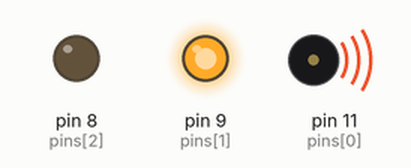
A sketch run on a simulated Arduino Uno, built with avr-gcc and run on an emulated ATmega328P. On the bench: output pins drawn as LEDs (lit = HIGH), buzzer (waves = sounding).

Above: at 0.02 s.
At 2.87 s:
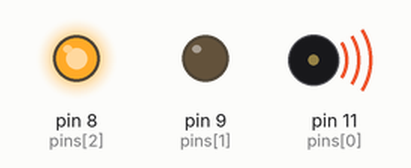
Timing chart, 0 to 3.2 s (numbered marks = the images above):
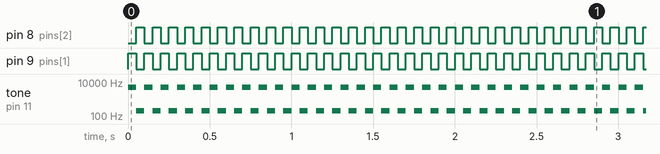

The sketch:

array_for_if_v2.ino
```cpp
/** LESSON 7 - ARDUINO PROGRAMMING

THE GOALS HERE ARE:
  *understanding what Arrays are
  *understanding a for loop
  *understanding a if/else statement

AFTER PRACTICE, YOU SHOULD BE ABLE TO:
  *declare an array and attribute a set o values to it
  *iterate over the elements of this array with a for loop
  *use arithmetic and logic operations in if/else statements


ARRAYS:
    These are sets of variables (of a same type) with a given
    name. You can access a specific variable by its index
    (starts at 0).

    e.g.: int frequencies[] = {20,200,2000,20000}
              where frequencies[0] = 20
                    frequencies[1] = 200
                    frequencies[2] = 2000
                    frequencies[3] = 20000

FOR LOOPS:
    In many situations, we might want to execute the same
    code many times with slight differences. FOR loops are
    a structure you can use to repeat a set of instructions
    for a given number of times.

    Its syntax:
    for(initialize a variable used to control the number
    of repetitions;condition;code to execute after one cycle)

    i.e. for(int i = 0; i < 10; i++){
            //lines of code in here
            //will be executed
            //10 times before exiting
            //the for loop
         }

IF/ELSE OPERATORS:
    There will be many cases in which you
    might want to CONDITION the executing of
    some lines of code (e.g. when a button is
    pressed, after X cycles, if a number is odd,
    if it is divisible by Y, when so much time
    is elapsed, etc.). For this, we use the
    IF/ELSE operators.
    Syntax:
      if(CONDITION){
        //lines of code
        //executed if statement is true
      }else{
        //lines of code
        //executed if statement is false
      }

MATHEMATICAL & LOGICAL OPERATORS:
    to build the statements to be checked in
    the IF/ELSE structures, you will want to use
    some operations to build the (CONDITION) evaluated.
    MATHEMATICAL:
    +   adition
    -   subtraction
    /   division
    *   multiplication
    **  exponentiation
    %   MOD (the remainder of an int division)
    LOGICAL:
    ==  equal to
    !=  not equal to
    >   greater than
    <   less than
    >=  greater than or equal to
    <=  less than or equal to
    &&  AND
    ||  OR

**/

//FOR THIS SETUP:
// in your breadboard:
// have two LEDs connected from pins 9/8 to GND
// directly on Arduino:
// have a buzzer connected from pin 11 to GND
int pins[] = {11,9,8};
int counter = 0;

void setup() {
  // put your setup code here, to run once:

  for(int i = 0; i < 3; i++){
    pinMode(pins[i],OUTPUT);
  }

}

void loop() {
  // put your main code here, to run repeatedly:

  if(counter%2 == 0){
    //here we use the '%' or MOD function
    //which is the remainder of
    //an integer division
    //the condition should read:
    //"if the remainder from the division
    //of counter/2 is equal to 0"
    // or simply:
    //"if counter MOD 2 is equal to zero"
    //execute code if TRUE
    digitalWrite(pins[1],HIGH);
    digitalWrite(pins[2],LOW);
    tone(pins[0],5000,300);
  }else{
    //execute code if FALSE
    digitalWrite(pins[2],HIGH);
    digitalWrite(pins[1],LOW);
    tone(pins[0],200,200);

  }
  counter++; //counter = counter + 1;  <-----------THIS COUNTER IS GROWING INDEFINATELY

  if(counter==32000){
    counter = 0;
  }

  delay(50);

}
```

Measured:
- by itself, pin 8 (pins[2]), pin 9 (pins[1]): alternates HIGH for 0.05 s and LOW for 0.05 s
- by itself, tone on pin 11 (pins[0]): alternates 5000 Hz for 0.05 s and 200 Hz for 0.05 s
